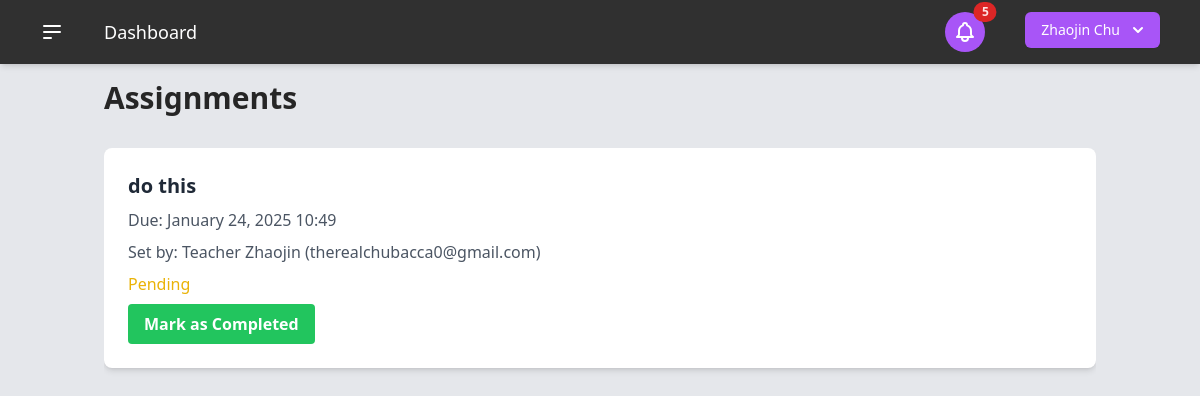
/assignments/ (signed in), run on an earlier commit of the app's database.
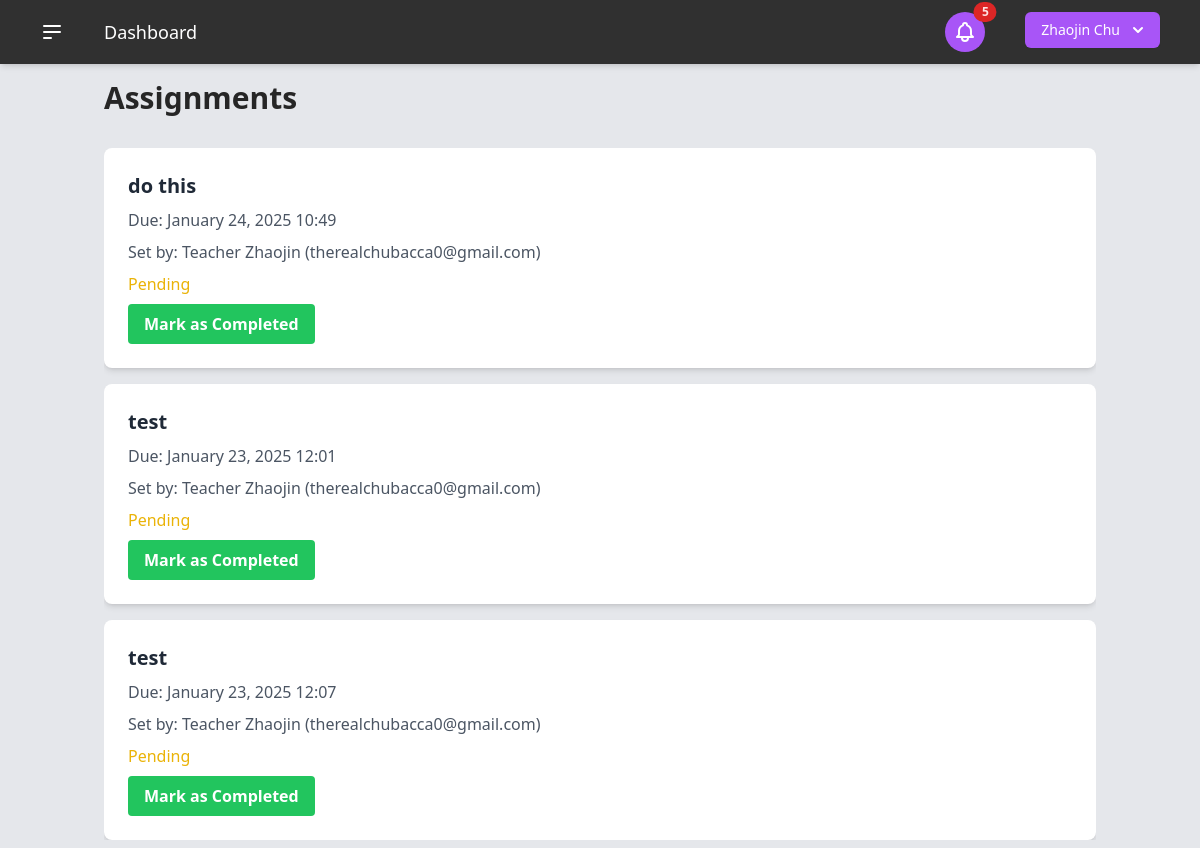
And on a later commit of the database.
### users/models.py (models this page shows, shortened)
class User(AbstractBaseUser):
    USER_TYPE_CHOICES = (
        (1, "Student"),
        (2, "Teacher"),
    )
    user_type = models.PositiveSmallIntegerField(
        choices=USER_TYPE_CHOICES,
        default=1,
    )
    timezone = models.CharField(max_length=50, default="UTC")
    email = models.EmailField(
        "email address",
        max_length=255,
        unique=True,
        validators=[EmailValidator(message="Enter a valid email address.")],
    )
    first_name = models.CharField(
        "first name",
        max_length=150,
        validators=[
            RegexValidator(r"^[a-zA-Z\s]+$", "Enter a valid first name (letters only).")
        ],
    )
    last_name = models.CharField(
        "last name",
        max_length=150,
        validators=[
            RegexValidator(r"^[a-zA-Z\s]+$", "Enter a valid last name (letters only).")
        ],
    )
    password = models.CharField(
        "password",
        max_length=255,
        validators=[
            MinLengthValidator(8),
            RegexValidator(
                r"^(?=.*[a-z])(?=.*[A-Z])(?=.*\d)[A-Za-z\d]{8,}$",
                "Password must have at least 8 characters, including a number and a capital letter.",
            ),
        ],
    )
    contact_number = PhoneNumberField()
    date_of_birth = models.DateField("date of birth")
    two_factor_enabled = models.BooleanField(default=False)
    two_factor_code = models.CharField(max_length=6, blank=True, null=True)
    two_factor_code_expiry = models.DateTimeField(blank=True, null=True)
    password_reset_token = models.CharField(max_length=100, null=True, blank=True)
    password_reset_token_created_at = models.DateTimeField(null=True, blank=True)
    objects = UserManager()
    USERNAME_FIELD = "email"
    REQUIRED_FIELDS = ["__all__"]
    def get_full_name(self):
        return f"{self.first_name} {self.last_name}"

class Teacher(models.Model):
    teacher_id = models.AutoField(primary_key=True)
    user = models.OneToOneField(User, on_delete=models.CASCADE)
    extra_teacher_info = models.TextField(
        "extra / optional teacher information",
        max_length=2000,
        blank=True,  # This field is optional
        null=True,
    )
    def __str__(self):
        return f"{self.user.get_full_name()} ({self.user.email})"

### communications/models.py (models this page shows, shortened)
class Assignment(models.Model):
    assignment_id = models.AutoField(primary_key=True)
    teacher = models.ForeignKey(Teacher, on_delete=models.CASCADE)
    student = models.ForeignKey(Student, on_delete=models.CASCADE)
    task_content = models.TextField()
    due_date = models.DateTimeField()
    timestamp = models.DateTimeField(auto_now_add=True)
    is_completed = models.BooleanField(default=False)
    completion_date = models.DateTimeField(null=True, blank=True)

### communications/views.py (the view)
# urls.py: path("assignments/", views.assignment_list, name="assignment_list"),
@login_required
def assignment_list(request):
    if request.user.user_type == 1:
        assignments = Assignment.objects.filter(student=request.user.student)
    else:
        assignments = Assignment.objects.filter(teacher=request.user.teacher)
    return render(
        request, "communications/assignment_list.html", {"assignments": assignments}
    )

### templates/communications/assignment_list.html (shortened to what this page needs)
{% extends "_dashboard.html" %}
{% load static %}
{% block name %}Assignments{% endblock %}
{% block content %}
<div class="container mx-auto">
    <ul class="space-y-4">
        {% for assignment in assignments %}
        <li class="bg-white shadow-md rounded-lg p-6 transition duration-300 ease-in-out hover:shadow-lg">
            <h3 class="text-xl font-semibold text-gray-800 mb-2">{{ assignment.task_content }}</h3>
            <p class="text-gray-600 mb-2">Due: {{ assignment.due_date|date:"F d, Y H:i" }}</p>
            {% if user.user_type == 1 %}
                <p class="text-gray-600 mb-2">Set by: {{ assignment.teacher }}</p>
            {% elif user.user_type == 2 %}
                <p class="text-gray-600 mb-2">For: {{ assignment.student }}</p>
            {% endif %}
            <p class="mb-2">
                <span class="{% if assignment.is_completed %}text-green-500{% else %}text-yellow-500{% endif %}">
                    {% if assignment.is_completed %}Completed{% else %}Pending{% endif %}
                </span>
            </p>
            {% if user.user_type == 1 and not assignment.is_completed %}
            <form method="post" action="{% url 'mark_completed' assignment.assignment_id %}">
                <button type="submit" class="bg-green-500 hover:bg-green-600 text-white font-bold py-2 px-4 rounded transition duration-300 ease-in-out">
                    Mark as Completed
                </button>
            </form>
            {% endif %}
        </li>
        {% empty %}
        <li class="text-gray-600">No tasks available.</li>
        {% endfor %}
    </ul>
</div>
{% endblock %}

### templates/_dashboard.html (shortened to what this page needs)
{% load static %} {% load static tailwind_tags %}
<!DOCTYPE html>
<html lang="en">
<head>
    {% tailwind_css %}
</head>
<body class="bg-neutral-200" x-data="sidebarData()" x-init="init()">
    <div>
        <header class="sticky top-0 z-50">
            <div class="flex fixed top-0 py-2 w-full items-center justify-between bg-neutral-800 bg-opacity-95 backdrop-blur shadow-md">
                <div class="flex flex-grow gap-x-10 px-10 text-lg text-white py-2.5">
                    {% if user.is_authenticated %}
                    <button @click="toggleSidebar()" class="text-white focus:outline-none">
                        <svg class="h-6 w-6" viewBox="0 0 24 24" fill="none" xmlns="http://www.w3.org/2000/svg">
                            <path d="M4 6H20M4 12H20M4 18H11" stroke="currentColor" stroke-width="2" stroke-linecap="round" stroke-linejoin="round"></path>
                        </svg>
                    </button>
                    <div class="flex">
                        <a href="{% url 'dashboard' %}" class="hover:text-purple-400">Dashboard</a>
                    </div>
                    {% endif %}
                </div>
                <div id="messages-container" class="fixed left-1/2 transform -translate-x-1/2 z-50 w-full max-w-md px-4">
                    <div class="w-full pt-2">
                    </div>
                </div>
                <div class="flex gap-x-6 px-6">
                    {% if user.is_authenticated %}
                    {% include "components/notification.html" %}
                    {% include "components/current_user.html" %}
                    {% endif %}
                </div>
            </div>
        </header>
        <main class="relative">
            <div class="flex h-screen bg-gray-200">
                <div class="flex-1 flex flex-col overflow-hidden" :class="{'ml-64': sidebarOpen, 'ml-0': !sidebarOpen}">
                    <div class="flex-1 flex flex-col overflow-hidden bg-gray-200 pt-20">
                        <div class="flex-1 flex flex-col overflow-hidden container mx-auto px-4">
                            <h3 class="text-neutral-800 text-3xl mb-8 font-bold">
                                {% block name %}{% endblock %}
                            </h3>
                            <div class="flex-1 overflow-y-auto mb-2">
                                {% block content %}{% endblock %}
                            </div>
                        </div>
                    </div>
                </div>
            </div>
        </main>
    </div>
</body>
</html>

### templates/components/notification.html (shortened to what this page needs)
{% load static %}
<div id="notificationComponent" class="relative inline-block text-left mr-4">
    <button id="notificationButton" class="inline-flex items-center justify-center w-10 h-10 rounded-full bg-purple-500 text-white focus:outline-none relative">
        <span id="notification-count" class="absolute top-0 right-0 inline-flex items-center justify-center px-2 py-1 text-xs font-bold leading-none text-red-100 transform translate-x-1/2 -translate-y-1/2 bg-red-600 rounded-full" style="display: none;"></span>
    </button>
</div>

### templates/components/current_user.html (shortened to what this page needs)
{% load static %}
<div x-data="{ open: false }" class="relative inline-block text-left mr-4">
    <div>
        <button
            @click="open = !open"
            type="button"
            class="inline-flex justify-center w-full rounded-md shadow-sm px-4 py-2 bg-purple-500 text-sm font-medium text-white hover:bg-purple-600 ring-purple-800"
            id="options-menu"
            aria-haspopup="true"
            x-bind:aria-expanded="open"
        >
            {{ user.first_name }} {{ user.last_name }}
            <svg
                class="-mr-1 ml-2 h-5 w-5"
                xmlns="http://www.w3.org/2000/svg"
                viewBox="0 0 20 20"
                fill="currentColor"
                aria-hidden="true"
            >
                <path
                    fill-rule="evenodd"
                    d="M5.293 7.293a1 1 0 011.414 0L10 10.586l3.293-3.293a1 1 0 111.414 1.414l-4 4a1 1 0 01-1.414 0l-4-4a1 1 0 010-1.414z"
                    clip-rule="evenodd"
                />
            </svg>
        </button>
    </div>
</div>

What changed in the data, as far as the page shows it:
added Assignment: task_content "test", due_date "January 23, 2025 12:01", teacher "Teacher Zhaojin (therealchubacca0@gmail.com)", is_completed "Pending"
added Assignment: task_content "test", due_date "January 23, 2025 12:07", teacher "Teacher Zhaojin (therealchubacca0@gmail.com)", is_completed "Pending"
